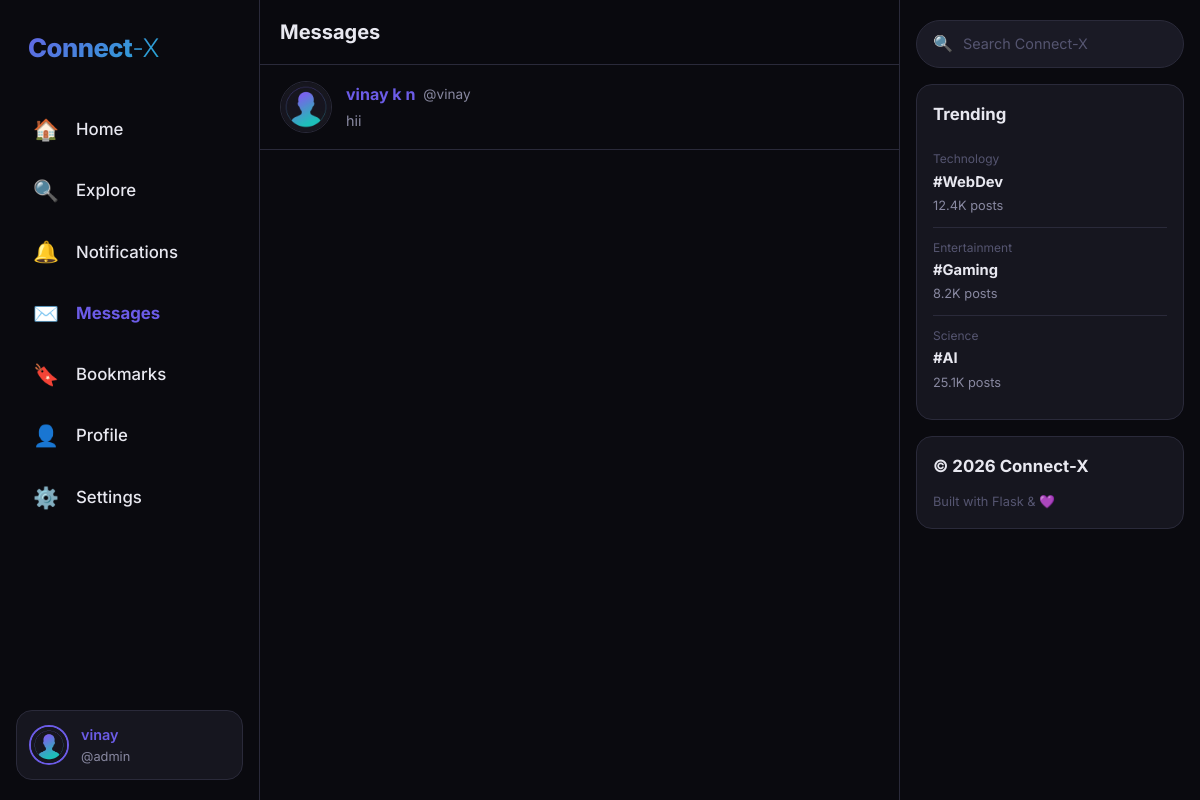
Page /messages (signed in) on the committed database.
### app/models.py (models this page shows, shortened)
class User(UserMixin, db.Model):
    __tablename__ = 'users'
    id = db.Column(db.Integer, primary_key=True, autoincrement=True)
    username = db.Column(db.String(80), unique=True, nullable=False, index=True)
    email = db.Column(db.String(120), unique=True, nullable=False, index=True)
    password_hash = db.Column(db.String(256), nullable=False)
    display_name = db.Column(db.String(100), nullable=True)
    bio = db.Column(db.Text, nullable=True)
    avatar_url = db.Column(db.String(500), default='default-avatar.png')
    cover_url = db.Column(db.String(500), default='default-cover.jpg')
    location = db.Column(db.String(100), nullable=True)
    website = db.Column(db.String(200), nullable=True)
    is_verified = db.Column(db.Boolean, default=False)
    created_at = db.Column(db.DateTime, default=datetime.utcnow)
    updated_at = db.Column(db.DateTime, default=datetime.utcnow, onupdate=datetime.utcnow)
    posts = db.relationship('Post', backref='author', lazy='dynamic', cascade='all, delete-orphan')
    comments = db.relationship('Comment', backref='author', lazy='dynamic', cascade='all, delete-orphan')
    followed = db.relationship(
        'User', secondary=followers,
        primaryjoin=(followers.c.follower_id == id),
        secondaryjoin=(followers.c.followed_id == id),
        backref=db.backref('followers_list', lazy='dynamic'),
        lazy='dynamic'
    )
    liked_posts = db.relationship(
        'Post', secondary=likes,
        backref=db.backref('liked_by', lazy='dynamic'),
        lazy='dynamic'
    )
    bookmarked_posts = db.relationship(
        'Post', secondary=bookmarks,
        backref=db.backref('bookmarked_by', lazy='dynamic'),
        lazy='dynamic'
    )
    def get_recent_conversations(self):
        sent_to = db.session.query(Message.receiver_id).filter_by(sender_id=self.id)
        received_from = db.session.query(Message.sender_id).filter_by(receiver_id=self.id)
        user_ids = sent_to.union(received_from).distinct().all()
        user_ids = [uid[0] for uid in user_ids]
        if not user_ids:
            return []
        users = User.query.filter(User.id.in_(user_ids)).all()
        users.sort(key=lambda u: self.last_message_with(u).created_at if self.last_message_with(u) else datetime.min, reverse=True)
        return users
    def last_message_with(self, user):
        return Message.query.filter(
            ((Message.sender_id == self.id) & (Message.receiver_id == user.id)) |
            ((Message.sender_id == user.id) & (Message.receiver_id == self.id))
        ).order_by(Message.created_at.desc()).first()
    def unread_messages_from(self, user):
        return Message.query.filter_by(sender_id=user.id, receiver_id=self.id, is_read=False).count()

class Message(db.Model):
    __tablename__ = 'messages'
    id = db.Column(db.Integer, primary_key=True, autoincrement=True)
    sender_id = db.Column(db.Integer, db.ForeignKey('users.id'), nullable=False)
    receiver_id = db.Column(db.Integer, db.ForeignKey('users.id'), nullable=False)
    content = db.Column(db.Text, nullable=False)
    is_read = db.Column(db.Boolean, default=False)
    created_at = db.Column(db.DateTime, default=datetime.utcnow, index=True)
    sender = db.relationship('User', foreign_keys=[sender_id], backref=db.backref('sent_messages', lazy='dynamic'))
    receiver = db.relationship('User', foreign_keys=[receiver_id], backref=db.backref('received_messages', lazy='dynamic'))

### app/routes/messages.py (the view)
@messages_bp.route('/messages')
@login_required
def index():
    conversations = current_user.get_recent_conversations()
    return render_template('messages/inbox.html', conversations=conversations)

### app/__init__.py (called while the page is built)
def create_app(config_name='default'):
    app = Flask(__name__)
    app.config.from_object(config[config_name])
    os.makedirs(app.config.get('UPLOAD_FOLDER', 'app/static/images/uploads'), exist_ok=True)
    db.init_app(app)
    login_manager.init_app(app)
    from app.models import User
    @login_manager.user_loader
    def load_user(user_id):
        return User.query.get(int(user_id))
    from app.routes.auth import auth_bp
    from app.routes.main import main_bp
    from app.routes.posts import posts_bp
    from app.routes.profile import profile_bp
    from app.routes.messages import messages_bp
    app.register_blueprint(auth_bp)
    app.register_blueprint(main_bp)
    app.register_blueprint(posts_bp)
    app.register_blueprint(profile_bp)
    app.register_blueprint(messages_bp)
    with app.app_context():
        db.create_all()
    return app

### app/templates/messages/inbox.html (shortened to what this page needs)
{% extends "base.html" %}
{% block content %}
<div class="page-header">
    <h1>Messages</h1>
</div>
{% if conversations %}
    <div class="conversation-list">
        {% for user in conversations %}
        <a href="{{ url_for('messages.chat', username=user.username) }}" class="conversation-item">
            <img src="{% if user.avatar_url == 'default-avatar.png' %}{{ url_for('static', filename='images/default-avatar.png') }}{% else %}{{ url_for('static', filename='images/uploads/' + user.avatar_url) }}{% endif %}" alt="">
            <div class="info">
                <div class="name-row">
                    <span class="name">{{ user.display_name }}</span>
                    <span class="handle">@{{ user.username }}</span>
                </div>
                <div class="last-message">
                    {% set last_msg = current_user.last_message_with(user) %}
                    {% if last_msg %}
                        {{ last_msg.content[:50] }}{{ '...' if last_msg.content|length > 50 else '' }}
                    {% endif %}
                </div>
            </div>
            {% set unread_count = current_user.unread_messages_from(user) %}
        </a>
        {% endfor %}
    </div>
{% else %}
    <div class="empty-state">
        <div class="icon">✉️</div>
        <h3>No messages yet</h3>
        <p>Start a conversation with someone from their profile!</p>
    </div>
{% endif %}
{% endblock %}

### app/templates/base.html (shortened to what this page needs)
<!DOCTYPE html>
<html lang="en">
<head>
    <link rel="stylesheet" href="{{ url_for('static', filename='css/style.css') }}">
</head>
<body>
    {% if current_user.is_authenticated %}
    <div class="app-layout">
        <nav class="sidebar-left">
            <div class="logo">Connect<span>-X</span></div>
            <ul class="nav-menu">
                <li class="nav-item">
                    <a href="{{ url_for('main.feed') }}" class="nav-link {% if request.endpoint == 'main.feed' or request.endpoint == 'main.index' %}active{% endif %}">
                        <span class="icon">🏠</span><span>Home</span>
                    </a>
                </li>
                <li class="nav-item">
                    <a href="{{ url_for('main.explore') }}" class="nav-link {% if request.endpoint == 'main.explore' %}active{% endif %}">
                        <span class="icon">🔍</span><span>Explore</span>
                    </a>
                </li>
                <li class="nav-item">
                    <a href="{{ url_for('main.notifications') }}" class="nav-link {% if request.endpoint == 'main.notifications' %}active{% endif %}" style="position:relative;">
                        <span class="icon">🔔</span><span>Notifications</span>
                    </a>
                </li>
                <li class="nav-item">
                    <a href="{{ url_for('messages.index') }}" class="nav-link {% if request.endpoint and request.endpoint.startswith('messages') %}active{% endif %}" style="position:relative;">
                        <span class="icon">✉️</span><span>Messages</span>
                    </a>
                </li>
                <li class="nav-item">
                    <a href="{{ url_for('main.bookmarks_page') }}" class="nav-link {% if request.endpoint == 'main.bookmarks_page' %}active{% endif %}">
                        <span class="icon">🔖</span><span>Bookmarks</span>
                    </a>
                </li>
                <li class="nav-item">
                    <a href="{{ url_for('profile.view_profile', username=current_user.username) }}" class="nav-link ">
                        <span class="icon">👤</span><span>Profile</span>
                    </a>
                </li>
                <li class="nav-item">
                    <a href="{{ url_for('profile.settings') }}" class="nav-link {% if request.endpoint == 'profile.settings' %}active{% endif %}">
                        <span class="icon">⚙️</span><span>Settings</span>
                    </a>
                </li>
            </ul>
            <a href="{{ url_for('profile.view_profile', username=current_user.username) }}" class="user-card-mini">
                <img src="{% if current_user.avatar_url == 'default-avatar.png' %}{{ url_for('static', filename='images/default-avatar.png') }}{% else %}{{ url_for('static', filename='images/uploads/' + current_user.avatar_url) }}{% endif %}" alt="Avatar">
                <div class="info">
                    <div class="name">{{ current_user.display_name }}</div>
                    <div class="handle">@{{ current_user.username }}</div>
                </div>
            </a>
        </nav>
        <main class="main-content">
            {% block content %}{% endblock %}
        </main>
        <aside class="sidebar-right">
            {% block sidebar %}
            <form action="{{ url_for('main.search') }}" method="GET" class="search-box">
                <span class="icon">🔍</span>
                <input type="text" name="q" placeholder="Search Connect-X" value="{{ request.args.get('q', '') }}">
            </form>
            <div class="widget">
                <h3>Trending</h3>
                <div class="trend-item">
                    <div class="category">Technology</div>
                    <div class="topic">#WebDev</div>
                    <div class="count">12.4K posts</div>
                </div>
                <div class="trend-item">
                    <div class="category">Entertainment</div>
                    <div class="topic">#Gaming</div>
                    <div class="count">8.2K posts</div>
                </div>
                <div class="trend-item">
                    <div class="category">Science</div>
                    <div class="topic">#AI</div>
                    <div class="count">25.1K posts</div>
                </div>
            </div>
            <div class="widget">
                <h3>© 2026 Connect-X</h3>
                <p style="font-size:0.8rem;color:var(--text-muted);">Built with Flask & 💜</p>
            </div>
            {% endblock %}
        </aside>
    </div>
    {% else %}
        {% block public_content %}{% endblock %}
    {% endif %}
</body>
</html>

### rows in the picture
User: display_name "vinay", username "admin"
User: display_name "vinay k n", username "vinay"
Message: content "hii"
